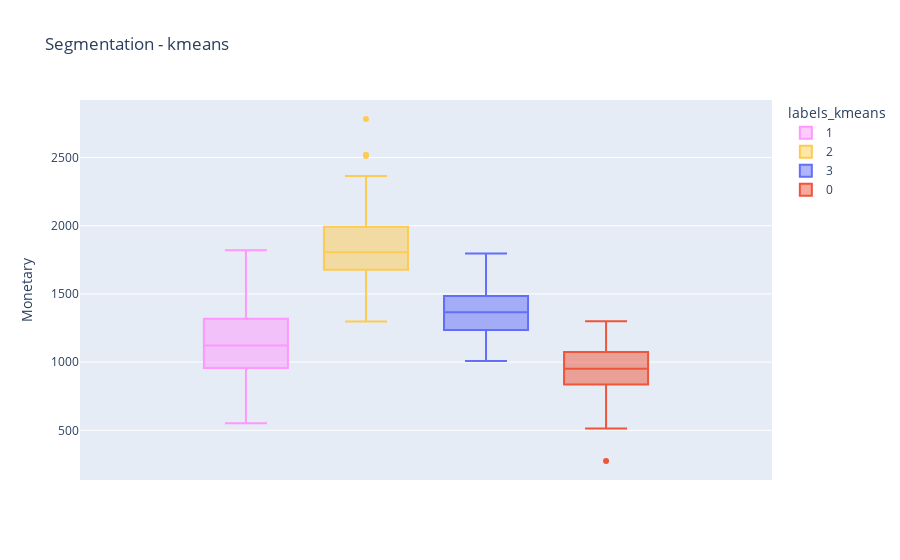

Source (notebook cell):
### Code cell
fig = px.box(rfm, y='monetary', color='labels_kmeans', 
             title = 'Segmentation - kmeans',
             category_orders={'group': ['1','2','3','4','5','6','7','8']},
             color_discrete_map={'1':'#684cf6','2':'#90dde0','3':'#447FF5','4':'#78e591','5':'#1e5274',
                                 '6':'#FFE343','7':'#9EFF43','8':'#4AC3FF'},
             labels={'recency_t':'Recency', 
                     'frequency':'Frequency', 
                     'monetary':'Monetary', 
                     'group':'Group',
                     'segment':'Segment'
                    })
fig.show()

### Figure 1 — Plotly figure (JSON) as saved in the notebook; plotly's stock layout.template omitted (floating-point values rounded to 4 significant figures; data arrays with more than 128 entries replaced by an {"elided": "..."} marker saying what was removed)
{"data": [{"alignmentgroup": "True", "hovertemplate": "labels_kmeans=1<br>Monetary=%{y}<extra></extra>", "legendgroup": "1", "marker": {"color": "#FF97FF"}, "name": "1", "notched": false, "offsetgroup": "1", "orientation": "v", "showlegend": true, "type": "box", "x0": " ", "xaxis": "x", "y": [1077.0, 1210.0, 1147.0, 803.2, 1514.0, 1576.0, 955.2, 1142.0, 1109.0, 1200.0, 742.4, 1336.0, 1291.0, 1197.0, 995.2, 811.2, 1290.0, 1550.0, 1246.0, 955.2, 1114.0, 1202.0, 1118.0, 816.0, 971.2, 1050.0, 1208.0, 902.4, 1048, 1328, 664, 1643.0, 1266.0, 1056, 772.8, 1736.0, 1174.0, 1398.0, 1114.0, 1186.0, 1470.0, 1547.0, 848, 1443.0, 1085.0, 736, 1243.0, 1578.0, 814.4, 1160, 848, 622.4, 1818.0, 1269.0, 1346.0, 1030.0, 1586.0, 1477.0, 1629.0, 1074.0, 822.4, 1066.0, 552, 963.2, 1435.0, 1130.0, 816.0, 755.2, 1122.0, 1022.0, 1066.0, 723.2, 1118.0, 1264, 1821.0], "y0": " ", "yaxis": "y"}, {"alignmentgroup": "True", "hovertemplate": "labels_kmeans=2<br>Monetary=%{y}<extra></extra>", "legendgroup": "2", "marker": {"color": "#FECB52"}, "name": "2", "notched": false, "offsetgroup": "2", "orientation": "v", "showlegend": true, "type": "box", "x0": " ", "xaxis": "x", "y": {"elided": "167 float values"}, "y0": " ", "yaxis": "y"}, {"alignmentgroup": "True", "hovertemplate": "labels_kmeans=3<br>Monetary=%{y}<extra></extra>", "legendgroup": "3", "marker": {"color": "#636efa"}, "name": "3", "notched": false, "offsetgroup": "3", "orientation": "v", "showlegend": true, "type": "box", "x0": " ", "xaxis": "x", "y": {"elided": "249 float values"}, "y0": " ", "yaxis": "y"}, {"alignmentgroup": "True", "hovertemplate": "labels_kmeans=0<br>Monetary=%{y}<extra></extra>", "legendgroup": "0", "marker": {"color": "#EF553B"}, "name": "0", "notched": false, "offsetgroup": "0", "orientation": "v", "showlegend": true, "type": "box", "x0": " ", "xaxis": "x", "y": {"elided": "144 float values"}, "y0": " ", "yaxis": "y"}], "layout": {"boxmode": "group", "legend": {"title": {"text": "labels_kmeans"}, "tracegroupgap": 0}, "title": {"text": "Segmentation - kmeans"}, "xaxis": {"anchor": "y", "domain": [0, 1]}, "yaxis": {"anchor": "x", "domain": [0, 1], "title": {"text": "Monetary"}}}}
